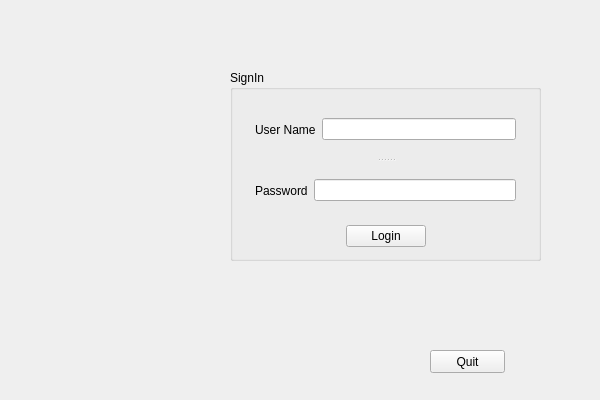
<?xml version="1.0" encoding="UTF-8"?>
<ui version="4.0">
 <class>LoginPanelClass</class>
 <widget class="QMainWindow" name="LoginPanelClass">
  <property name="geometry">
   <rect>
    <x>0</x>
    <y>0</y>
    <width>600</width>
    <height>400</height>
   </rect>
  </property>
  <property name="windowTitle">
   <string>LoginPanel</string>
  </property>
  <widget class="QWidget" name="centralWidget">
   <widget class="QGroupBox" name="groupBox">
    <property name="geometry">
     <rect>
      <x>230</x>
      <y>70</y>
      <width>311</width>
      <height>191</height>
     </rect>
    </property>
    <property name="title">
     <string>SignIn</string>
    </property>
    <layout class="QVBoxLayout" name="verticalLayout">
     <item>
      <widget class="QSplitter" name="splitter">
       <property name="orientation">
        <enum>Qt::Vertical</enum>
       </property>
       <widget class="QWidget" name="layoutWidget">
        <layout class="QHBoxLayout" name="horizontalLayout">
         <item>
          <widget class="QLabel" name="label">
           <property name="text">
            <string>User Name</string>
           </property>
          </widget>
         </item>
         <item>
          <widget class="QLineEdit" name="loginTxt"/>
         </item>
        </layout>
       </widget>
       <widget class="QWidget" name="layoutWidget">
        <layout class="QHBoxLayout" name="horizontalLayout_2">
         <item>
          <widget class="QLabel" name="label_2">
           <property name="text">
            <string>Password</string>
           </property>
          </widget>
         </item>
         <item>
          <widget class="QLineEdit" name="passwordTxt">
           <property name="text">
            <string/>
           </property>
           <property name="echoMode">
            <enum>QLineEdit::Password</enum>
           </property>
          </widget>
         </item>
        </layout>
       </widget>
      </widget>
     </item>
     <item>
      <layout class="QHBoxLayout" name="horizontalLayout_4">
       <item>
        <spacer name="horizontalSpacer">
         <property name="orientation">
          <enum>Qt::Horizontal</enum>
         </property>
         <property name="sizeHint" stdset="0">
          <size>
           <width>98</width>
           <height>20</height>
          </size>
         </property>
        </spacer>
       </item>
       <item>
        <widget class="QPushButton" name="loginButton">
         <property name="text">
          <string>Login</string>
         </property>
        </widget>
       </item>
       <item>
        <spacer name="horizontalSpacer_2">
         <property name="orientation">
          <enum>Qt::Horizontal</enum>
         </property>
         <property name="sizeHint" stdset="0">
          <size>
           <width>98</width>
           <height>20</height>
          </size>
         </property>
        </spacer>
       </item>
      </layout>
     </item>
    </layout>
   </widget>
   <widget class="QPushButton" name="pushButton">
    <property name="geometry">
     <rect>
      <x>430</x>
      <y>350</y>
      <width>75</width>
      <height>23</height>
     </rect>
    </property>
    <property name="text">
     <string>Quit</string>
    </property>
   </widget>
   <zorder>groupBox</zorder>
   <zorder>loginButton</zorder>
   <zorder>loginButton</zorder>
   <zorder>splitter_3</zorder>
   <zorder>splitter_3</zorder>
   <zorder>horizontalSpacer</zorder>
   <zorder>horizontalSpacer_2</zorder>
   <zorder></zorder>
   <zorder>horizontalSpacer_3</zorder>
   <zorder>pushButton</zorder>
   <zorder>pushButton</zorder>
  </widget>
 </widget>
 <layoutdefault spacing="6" margin="11"/>
 <resources>
  <include location="loginpanel.qrc"/>
 </resources>
 <connections/>
</ui>
